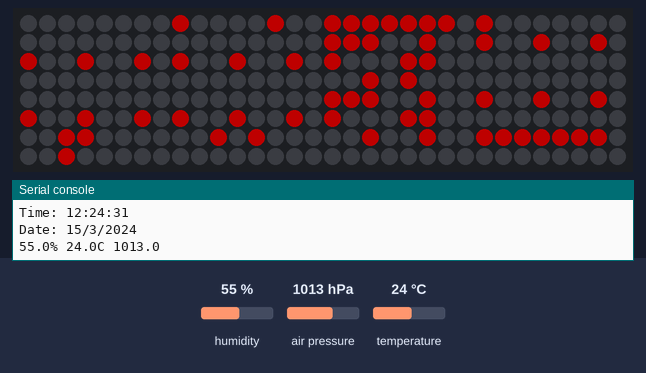
A program run on a simulated ESP32 board running MicroPython. Shown: 32×8 RGB LED matrix (first LED top left, wired row by row), the last lines printed to the serial console. The inputs (shaded band) are chosen by the test bench; at power-on: humidity 55 %, air pressure 1013 hPa, temperature 24 °C. Dim RGB values are drawn brighter than linear; WiFi joins after 1.5 s; the clock reads 2024-03-15 10:24:30 at power-on unless the program sets it; library files of the repository ran but are not shown: ahtx0.py, BMP280.py, NeoPixelMatrix.py.

Above: at 1.8 s.
At 4.9 s:
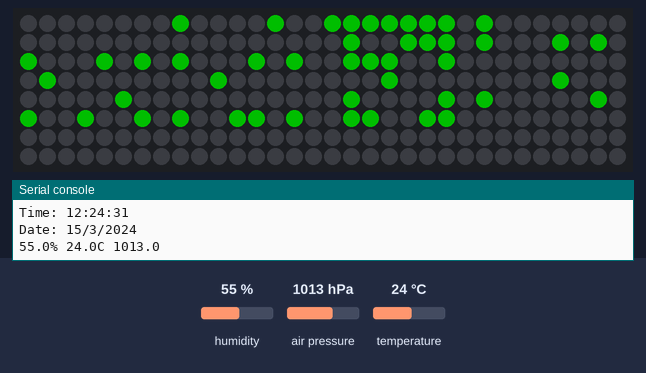
At 7.9 s:
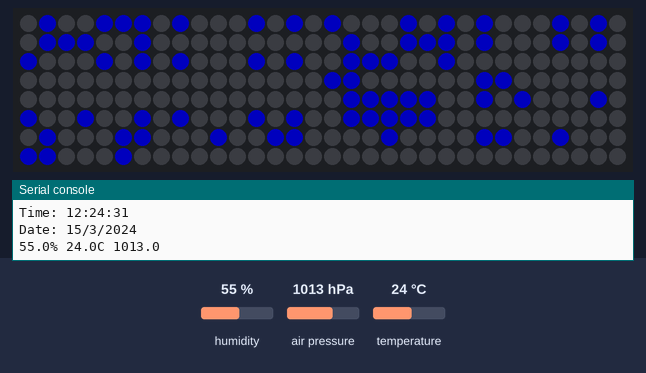
At 14.98 s:
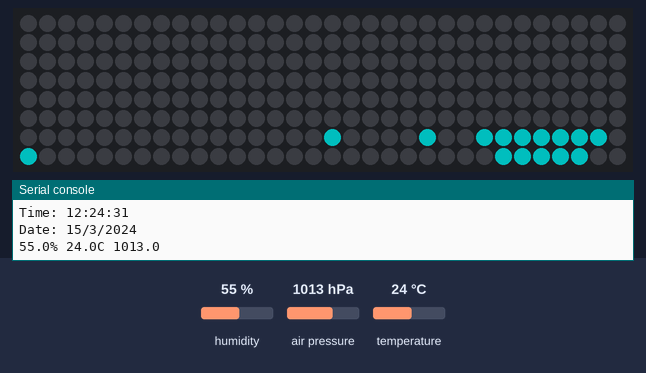
At 22.1 s:
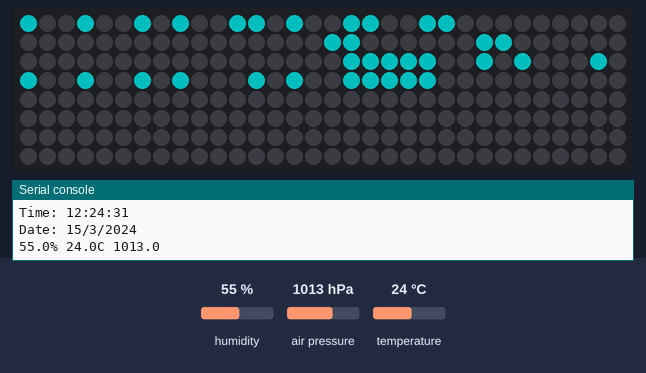
At 36.5 s:
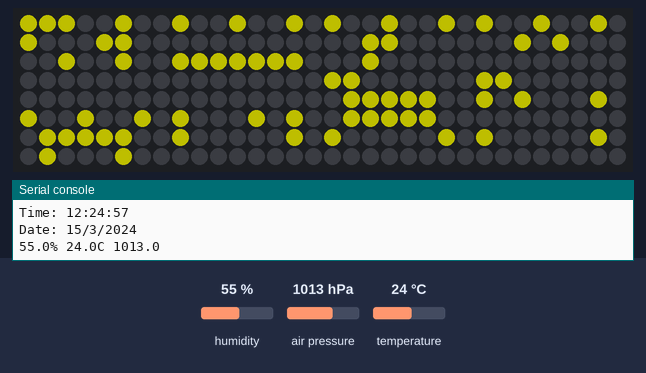

Measured:
- what the display in image 0 shows lasts 3.1 s, from 1.7 s to 4.8 s
- what the display in image 5 shows lasts 3.1 s, from 36.4 s to 39.5 s

The program:

NeoPixel8X32_AHT20_and_BMP280_1.py
```python
from machine import Pin, I2C , RTC
from time import localtime, sleep
import ahtx0
import BMP280
import network
import ntptime
import NeoPixelMatrix

def connect_wifi():
    from time import sleep_ms
    if not sta_if.isconnected():
        print("Connecting to Wi-Fi", end="")
        # Activate station/Wi-Fi client interface
        sta_if.active(True)
        # Connect
        sta_if.connect(WIFI_SSID, WIFI_PSWD)
        # Wait untill the connection is estalished
        while not sta_if.isconnected():
            print(".", end="")
            sleep_ms(100)
        print(" Connected")

def disconnect_wifi():
    if sta_if.active():
        sta_if.active(False)
    if not sta_if.isconnected():
        print("Disconnected")

pin = 14
width = 32
height = 8
color1 = [80, 0, 0]
color2 = [0, 80, 0]
color3 = [0, 0, 80]
color4 = [80, 80, 0]
color5 = [0, 80, 80]
mat = NeoPixelMatrix.Matrix(Pin(pin), width, height, color1)

i2c = I2C(0, scl=Pin(22), sda=Pin(21), freq = 400000)
bmp = BMP280.BMP280(i2c, addr=0x77)
bmp.use_case(BMP280.BMP280_CASE_INDOOR)
bmp.oversample(BMP280.BMP280_OS_ULTRAHIGH)
bmp.temp_os = BMP280.BMP280_TEMP_OS_8
bmp.press_os = BMP280.BMP280_PRES_OS_8
bmp.standby = BMP280.BMP280_STANDBY_250
bmp.iir = BMP280.BMP280_IIR_FILTER_2
bmp.power_mode = BMP280.BMP280_POWER_FORCED
sensor = ahtx0.AHT10(i2c)

# Network settings
WIFI_SSID = "Herman2.4G"
WIFI_PSWD = "gal12asd"
UTC_OFFSET = 2  # CEST is UTC+2:00

# Create a clock object
rtc = RTC()

# Create Station interface
sta_if = network.WLAN(network.STA_IF)
connect_wifi()

# Get UTC time from NTP server (pool.ntp.org) and store it
# to internal RTC
ntptime.settime()

# Display UTC (Coordinated Universal Time / Temps Universel Coordonné)
(year, month, day, wday, hrs, mins, secs, subsecs) = rtc.datetime()
print(f"UTC Time: {year}-{month}-{day} {hrs}:{mins}:{secs}")

# Get epoch time in seconds (for timezone update)
sec = ntptime.time()

disconnect_wifi()

# Update your epoch time in seconds and store in to internal RTC
sec = int(sec + UTC_OFFSET * 60 * 60)
(year, month, day, hrs, mins, secs, wday, yday) = localtime(sec)
rtc.datetime((year, month, day, wday, hrs, mins, secs, 0))

print(f"Local RTC time: UTC+{UTC_OFFSET}:00")

while True:
    (year, month, day, wday, hrs, mins, secs, subsecs) = rtc.datetime()

    txt1 = "{:02}:{:02}".format(hrs,mins)
    txt2 = "{}/{}".format(day,month)
    txt3 = "{:.1f}%".format(sensor.relative_humidity)
    txt4 = "{:.1f}C".format(bmp.temperature)
    txt5 = "{:.1f}".format((bmp.pressure/100))

    print("Time: ",hrs,":", mins,":",secs, sep="")
    print("Date: ",day,"/", month,"/",year, sep="")
    print(txt3,txt4,txt5)

    mat.show_text(txt1, scroll=False , color=color1)
    sleep(3)
    mat.show_text(txt2, scroll=False , color=color2)
    sleep(3)
    mat.show_text(txt3, scroll=False , color=color3)
    sleep(3)
    mat.show_text(txt4, scroll=False , color=color4)
    sleep(3)
    mat.show_text(txt5, scroll=False , color=color5)
    sleep(3)
```
